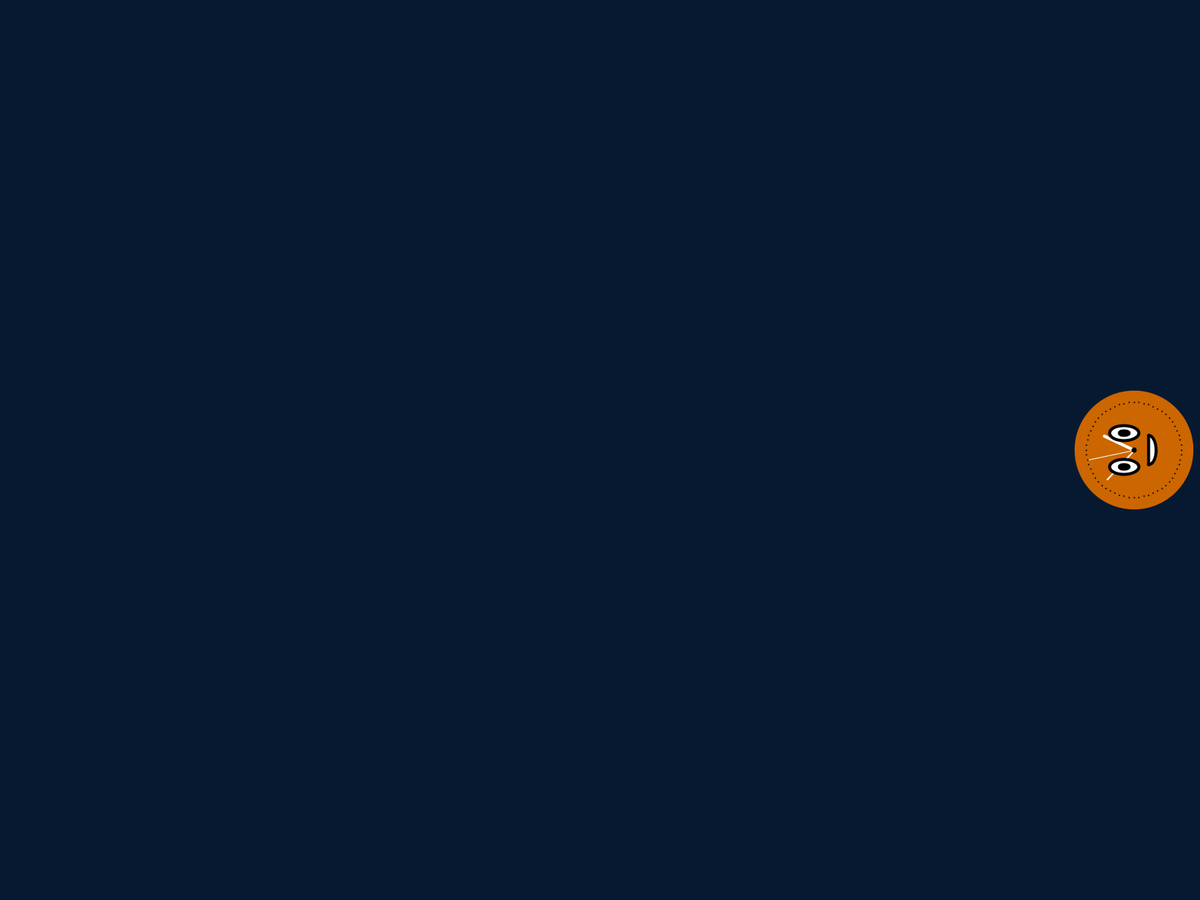
Frame 1 (no input)
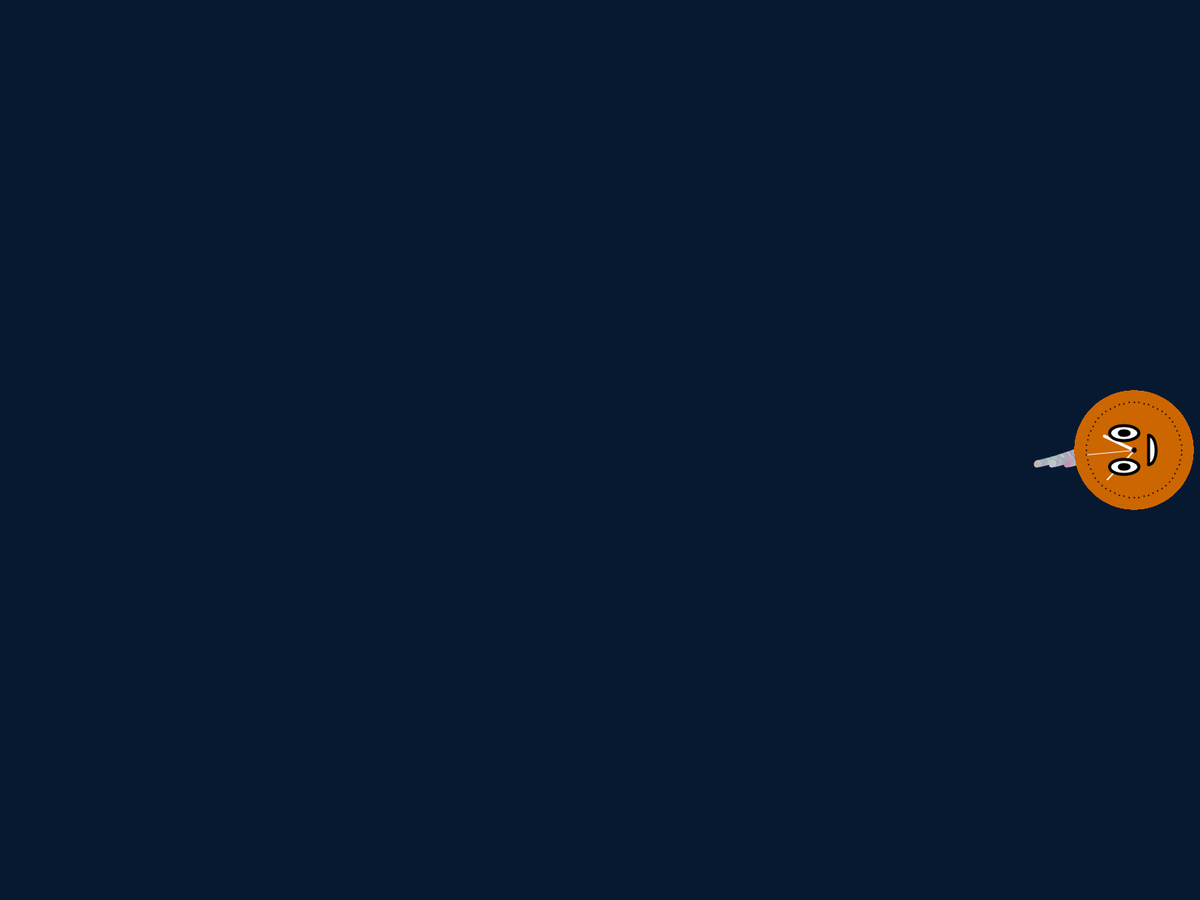
Frame 60 (the mouse pressed at the canvas centre just before this capture)
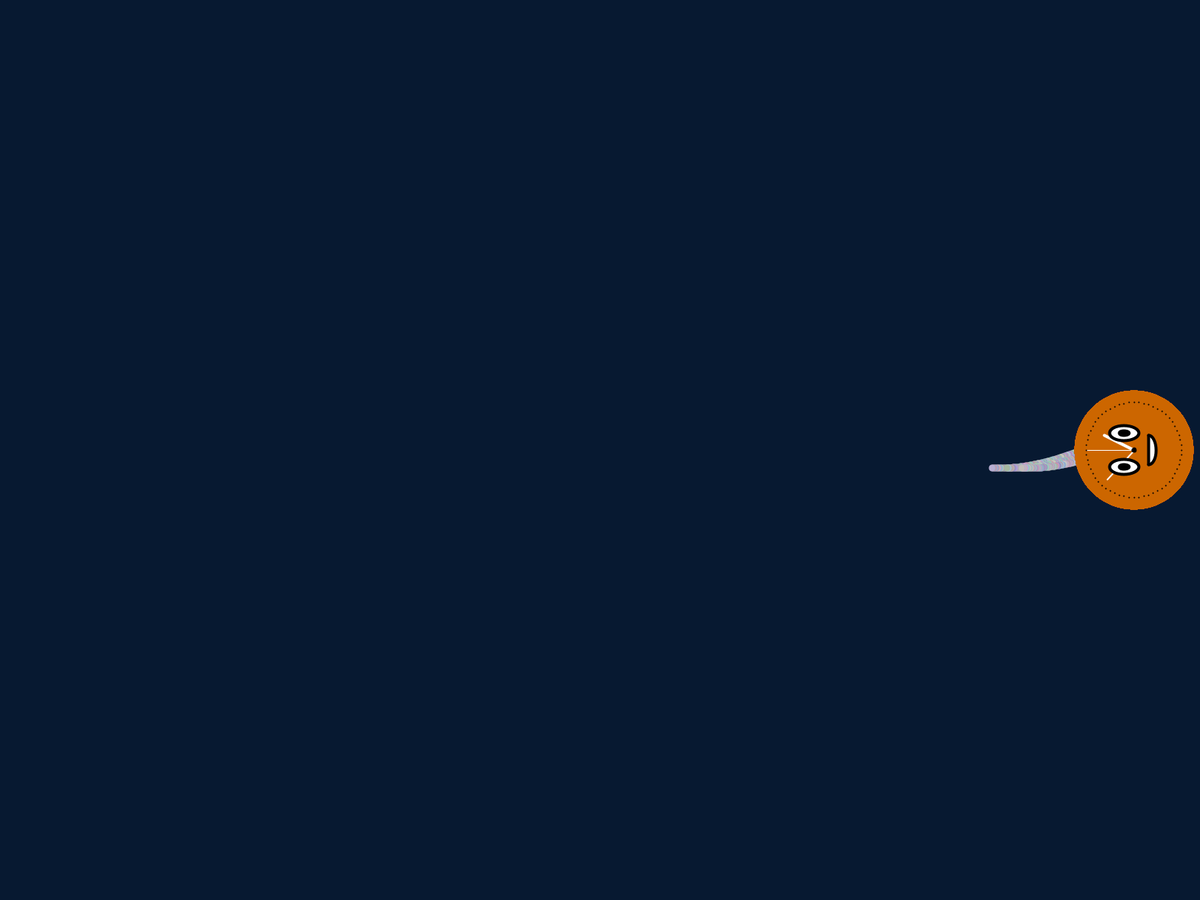
Frame 120 (the mouse held since frame 60 and released just before this capture)

The Processing sketch that drew these frames (run headless with seeded random() and noise(); from frame 60 on, the mouse is pressed at the canvas centre):

// Processing sketch: sacredTimeline
// ── sacredTimeline.pde
// Set the speed of growth
float GROWTH = 1;

// Set the limit for the number of timelines
int LIMIT = 100000;

// Set the probability for branching (P = 1 / BRANCH for each call of draw())
int BRANCH = 300;

// Set the thickness of the sacred timeline
int THICKNESS = 8;

// Create a list of timelines to be drawn
ArrayList<Timeline> timelines;

// Parameters for drawing Miss Minutes
int cx;
int cy;
float secondsRadius;
float minutesRadius;
float hoursRadius;
float clockDiameter;

// Set to fullscreen and call the same reset function on setup
void setup() {
  fullScreen(0);
  
  // Smaller screen option for debugging
  //size(900, 768);
  
  reset();
}

// Function to reset the timeline growth
void reset() {
  // Set a dark blue background
  background(7, 25, 49);

  // Create Miss Minutes and calculate her position
  int radius = min((width / 3) / 2, height) / 3;
  cx = width - radius;
  cy = height / 2;
  secondsRadius = radius * 0.72;
  minutesRadius = radius * 0.60;
  hoursRadius = radius * 0.50;
  clockDiameter = radius * 1.8;
  
  // Initialize the timelines list and add the sacred timeline
  timelines = new ArrayList<Timeline>();
  timelines.add(new Timeline(width - clockDiameter, height / 2));
}

// Draw branching timelines randomly coming from Miss Minutes
void draw() {
  // Keep allowing for branching and updating the drawing until the limit is reached
  if (timelines.size() < LIMIT) {
    // Loop through all the timelines and randomly branch off them
    for (int i = 0; i < timelines.size(); i++) {
      Timeline t = timelines.get(i);
      int random = int(random(0, BRANCH));
      if (random == 82) {
        timelines.add(new Timeline(t.x, t.y, t.level + 1, int(random(1, 3))));
      }
      t.update();
    }
  }
  
  // If the sacred timeline has died/reached the edge, reset everything (optional)
  if (!timelines.get(0).isAlive()) {
    reset();
  }
  
  // Draw Miss Minutes
  drawClock();
}

// Class for a timeline (sacred or otherwise)
class Timeline {
  float x;
  float y;
  float thickness;
  float period;
  float amplitude;
  color lineColor;
  int red;
  int green;
  int blue;
  int initialRed;
  boolean sacred;
  int level;
  int branches;

  // Simple constructor for sacred timeline
  Timeline(float x, float y) {
    // Set the x and y to the input values
    this.x = x;
    this.y = y;
    
    // Set the thickness of the lines to the THICKNESS constant
    this.thickness = THICKNESS;
    
    // Set the period and amplitude randomly (smallish amplitude)
    this.period = 100 + random(-20, 20);
    this.amplitude = random(0.25, 1);
    
    // Set random RGB values within the desired range while storing the initial red value
    this.red = int(random(140, 210));
    this.green = int(random(140, 210));
    this.blue = int(random(160, 220));
    this.initialRed = this.red;
    this.lineColor = color(red, green, blue);
    
    // Indicate that it is a sacred timeline on level 0 with between 3 and 5 branches
    this.sacred = true;
    this.level = 0;
    this.branches = int(random(3, 6));
  }
  
  // More detailed and randomized constructor for branched timelines
  Timeline(float x, float y, int level, int branches) {
    // Set the x and y to the input values
    this.x = x;
    this.y = y;
    
    // Set the period and amplitude randomly (largish amplitude possible)
    this.period = 100 + random(-40, 40);
    this.amplitude = random(0.25, 2.75);
    
    // Set random RGB values within the desired range while storing the initial red value
    this.red = int(random(140, 210));
    this.green = int(random(140, 210));
    this.blue = int(random(160, 220));
    this.initialRed = this.red;
    this.lineColor = color(red, green, blue);
    
    // Indicate that it is not a sacred timeline
    this.sacred = false;
    
    // Set level and branches to the input values and calculate thickness based on level
    this.level = level;
    this.thickness = THICKNESS / pow(2, level);
    this.branches = branches;
  }

  // Function to update timeline with new coordinates
  void update() {
    // Only keep drawing if it is alive
    if (this.isAlive()) {
      // Draw a line of the designated color
      stroke(lineColor);
      strokeWeight(this.thickness);
      pushMatrix();
      translate(this.x, this.y);
      
      // Loop through the branches of the timeline and draw a new part of the line
      for (int i = 0; i < this.branches; i++) {
        // If it's the sacred timeline, set the stroke randomly within range
        if (sacred) {
          stroke(color(random(140, 210), random(140, 210), random(160, 220)));
        // Otherwise make it redder the closer you are to the edge
        } else {
          this.red = int(map(min(dist(0, this.y, 0, 0), dist(0, this.y, 0, height)), 0, height / 2, 255, initialRed));
          this.lineColor = color(this.red, this.green, this.blue);
        }
        
        // Draw a part of the line for the given branch
        line((20 / (level + 1)) * i, 0, (20 / (level + 1)) * i, GROWTH);
      }
      
      // Change the y by the corresponding sine function and the x by GROWTH
      y += amplitude * sin(x / period);
      x -= GROWTH;
      popMatrix();
    }
  }

  // Return true/alive if the x and y are within the boundaries
  boolean isAlive() {
    return this.y >= 0 && this.y <= height && x >= 0 && x <= width;
  }
}

// Function to draw Miss Minutes
void drawClock() {
  // Draw the clock background
  fill(204, 102, 0);
  noStroke();
  ellipse(cx, cy, clockDiameter, clockDiameter);
  
  // Angles for sin() and cos() start at 3 o'clock;
  // subtract PI to make them start at 9 o'clock
  float s = map(second(), 0, 60, 0, TWO_PI) - PI;
  float m = map(minute() + norm(second(), 0, 60), 0, 60, 0, TWO_PI) - PI; 
  float h = map(hour() + norm(minute(), 0, 60), 0, 24, 0, TWO_PI * 2) - PI;
  
  // Draw the hands of the clock
  stroke(255);
  strokeWeight(1);
  line(cx, cy, cx + cos(s) * secondsRadius, cy + sin(s) * secondsRadius);
  strokeWeight(2);
  line(cx, cy, cx + cos(m) * minutesRadius, cy + sin(m) * minutesRadius);
  strokeWeight(4);
  line(cx, cy, cx + cos(h) * hoursRadius, cy + sin(h) * hoursRadius);
  
  // Draw the eyes
  fill(255);
  stroke(0);
  ellipse(cx - (clockDiameter / 12), cy - (clockDiameter / 7), clockDiameter / 4, clockDiameter / 8);
  ellipse(cx - (clockDiameter / 12), cy + (clockDiameter / 7), clockDiameter / 4, clockDiameter / 8);
  
  // Draw the pupils and nose
  fill(0);
  ellipse(cx - (clockDiameter / 12), cy - (clockDiameter / 7), clockDiameter / 12, clockDiameter / 24);
  ellipse(cx - (clockDiameter / 12), cy + (clockDiameter / 7), clockDiameter / 12, clockDiameter / 24);
  ellipse(cx, cy, clockDiameter / 50, clockDiameter / 50);
  
  // Draw the mouth
  fill(255);
  arc(cx + clockDiameter / 8, cy, clockDiameter / 8, clockDiameter / 4, -PI / 2, PI / 2);
  line(cx + clockDiameter / 8, cy - clockDiameter / 8, cx + clockDiameter / 8, cy + clockDiameter / 8);
  
  // Draw the minute notches
  stroke(0);
  strokeWeight(2);
  beginShape(POINTS);
  for (int a = 0; a < 360; a+=6) {
    float angle = radians(a);
    float x = cx + cos(angle) * secondsRadius;
    float y = cy + sin(angle) * secondsRadius;
    vertex(x, y);
  }
   endShape();
}

// Reset the growth when the mouse is clicked
void mouseClicked() {
  reset();
}
